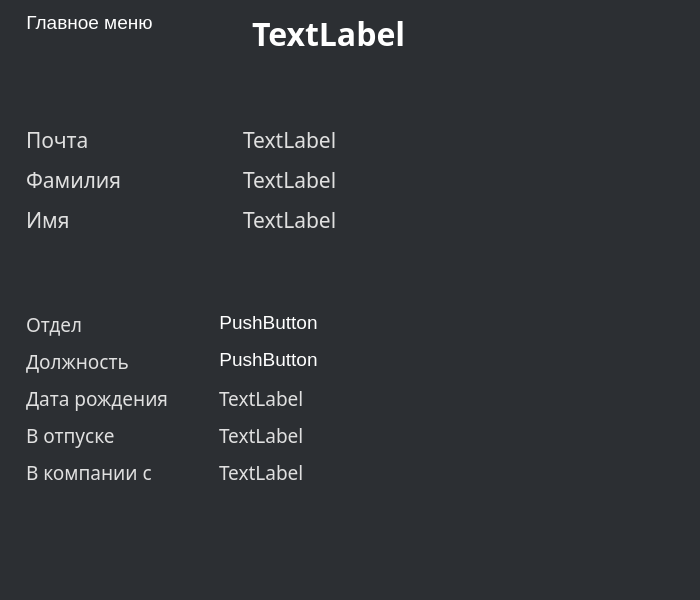
<?xml version="1.0" encoding="UTF-8"?>
<ui version="4.0">
 <class>Dialog</class>
 <widget class="QDialog" name="Dialog">
  <property name="geometry">
   <rect>
    <x>0</x>
    <y>0</y>
    <width>700</width>
    <height>600</height>
   </rect>
  </property>
  <property name="sizePolicy">
   <sizepolicy hsizetype="Expanding" vsizetype="Expanding">
    <horstretch>0</horstretch>
    <verstretch>0</verstretch>
   </sizepolicy>
  </property>
  <property name="minimumSize">
   <size>
    <width>500</width>
    <height>400</height>
   </size>
  </property>
  <property name="maximumSize">
   <size>
    <width>700</width>
    <height>600</height>
   </size>
  </property>
  <property name="windowTitle">
   <string>Dialog</string>
  </property>
  <property name="styleSheet">
   <string notr="true">QWidget {
    background-color: #2C2F33;
    color: #FFFFFF;
	font-family: &quot;Segoe UI&quot;, Arial, sans-serif;
}
QLabel#label_3 {
    color: red;
    font-size: 10pt; /* Дополнительно: задаёт размер шрифта */
    font-weight: bold; /* Дополнительно: делает текст жирным */
}

QLabel#profile_id {
    color: #ffffff;
    font-size: 24pt;
    font-weight: bold;
    margin-bottom: 10px;
}
QLabel {
    font-family: &quot;Vardana&quot;;
    color: #e0e0e0;
    font-weight: normal;
}


QPushButton#pwd{
    background-color: #7289DA;
    color: #FFFFFF
    border-radius: 5px
    padding: 10px 20px;       
    font-size: 16px;         
    font-weight: bold;       
}

QPushButton#pwd:hover {
    background-color: #5B6EAE; 
}

QPushButton#pwd:pressed {
    background-color: #4E5E92; 
}
</string>
  </property>
  <layout class="QVBoxLayout" name="verticalLayout_3" stretch="10,0,15">
   <item>
    <layout class="QFormLayout" name="formLayout">
     <property name="horizontalSpacing">
      <number>90</number>
     </property>
     <property name="verticalSpacing">
      <number>10</number>
     </property>
     <property name="leftMargin">
      <number>15</number>
     </property>
     <property name="bottomMargin">
      <number>0</number>
     </property>
     <item row="1" column="0">
      <layout class="QVBoxLayout" name="verticalLayout">
       <item alignment="Qt::AlignHCenter">
        <widget class="QPushButton" name="pushButton">
         <property name="font">
          <font>
           <family>Segoe UI</family>
           <pointsize>14</pointsize>
          </font>
         </property>
         <property name="styleSheet">
          <string notr="true">QPushButton {
    border: none;
    color: white;
}
QPushButton:hover {
    color: darkblue;
}
</string>
         </property>
         <property name="text">
          <string>Главное меню</string>
         </property>
        </widget>
       </item>
      </layout>
     </item>
     <item row="1" column="1">
      <widget class="QLabel" name="profile_id">
       <property name="font">
        <font>
         <family>Vardana</family>
         <pointsize>24</pointsize>
         <bold>true</bold>
        </font>
       </property>
       <property name="text">
        <string>TextLabel</string>
       </property>
      </widget>
     </item>
     <item row="3" column="0">
      <spacer name="verticalSpacer">
       <property name="orientation">
        <enum>Qt::Orientation::Vertical</enum>
       </property>
       <property name="sizeHint" stdset="0">
        <size>
         <width>20</width>
         <height>40</height>
        </size>
       </property>
      </spacer>
     </item>
     <item row="4" column="0">
      <widget class="QLabel" name="email">
       <property name="font">
        <font>
         <family>Vardana</family>
         <pointsize>16</pointsize>
         <bold>false</bold>
        </font>
       </property>
       <property name="text">
        <string>Почта</string>
       </property>
      </widget>
     </item>
     <item row="4" column="1">
      <widget class="QLabel" name="email_value">
       <property name="font">
        <font>
         <family>Vardana</family>
         <pointsize>16</pointsize>
         <bold>false</bold>
        </font>
       </property>
       <property name="text">
        <string>TextLabel</string>
       </property>
      </widget>
     </item>
     <item row="5" column="0">
      <widget class="QLabel" name="surname">
       <property name="font">
        <font>
         <family>Vardana</family>
         <pointsize>16</pointsize>
         <bold>false</bold>
        </font>
       </property>
       <property name="text">
        <string>Фамилия</string>
       </property>
      </widget>
     </item>
     <item row="5" column="1">
      <widget class="QLabel" name="surname_value">
       <property name="font">
        <font>
         <family>Vardana</family>
         <pointsize>16</pointsize>
         <bold>false</bold>
        </font>
       </property>
       <property name="text">
        <string>TextLabel</string>
       </property>
      </widget>
     </item>
     <item row="6" column="0">
      <widget class="QLabel" name="name">
       <property name="font">
        <font>
         <family>Vardana</family>
         <pointsize>16</pointsize>
         <bold>false</bold>
        </font>
       </property>
       <property name="text">
        <string>Имя</string>
       </property>
      </widget>
     </item>
     <item row="6" column="1">
      <widget class="QLabel" name="name_value">
       <property name="font">
        <font>
         <family>Vardana</family>
         <pointsize>16</pointsize>
         <bold>false</bold>
        </font>
       </property>
       <property name="text">
        <string>TextLabel</string>
       </property>
      </widget>
     </item>
     <item row="3" column="1">
      <widget class="QLabel" name="label">
       <property name="text">
        <string/>
       </property>
      </widget>
     </item>
     <item row="2" column="1">
      <widget class="QLabel" name="label_3">
       <property name="enabled">
        <bool>true</bool>
       </property>
       <property name="text">
        <string/>
       </property>
      </widget>
     </item>
    </layout>
   </item>
   <item>
    <spacer name="verticalSpacer_2">
     <property name="orientation">
      <enum>Qt::Orientation::Vertical</enum>
     </property>
     <property name="sizeHint" stdset="0">
      <size>
       <width>20</width>
       <height>40</height>
      </size>
     </property>
    </spacer>
   </item>
   <item>
    <layout class="QFormLayout" name="formLayout_2">
     <property name="horizontalSpacing">
      <number>50</number>
     </property>
     <property name="verticalSpacing">
      <number>10</number>
     </property>
     <property name="leftMargin">
      <number>15</number>
     </property>
     <property name="topMargin">
      <number>30</number>
     </property>
     <property name="bottomMargin">
      <number>0</number>
     </property>
     <item row="0" column="0">
      <widget class="QLabel" name="pos">
       <property name="font">
        <font>
         <family>Vardana</family>
         <pointsize>14</pointsize>
         <bold>false</bold>
        </font>
       </property>
       <property name="text">
        <string>Отдел</string>
       </property>
      </widget>
     </item>
     <item row="0" column="1">
      <widget class="QPushButton" name="button_section">
       <property name="sizePolicy">
        <sizepolicy hsizetype="Fixed" vsizetype="Fixed">
         <horstretch>0</horstretch>
         <verstretch>0</verstretch>
        </sizepolicy>
       </property>
       <property name="font">
        <font>
         <family>Segoe UI</family>
         <pointsize>14</pointsize>
        </font>
       </property>
       <property name="styleSheet">
        <string notr="true">QPushButton {
    border: none;
    color: white;
}
QPushButton:hover {
    color: darkblue;
}
</string>
       </property>
       <property name="text">
        <string>PushButton</string>
       </property>
      </widget>
     </item>
     <item row="1" column="0">
      <widget class="QLabel" name="label_5">
       <property name="font">
        <font>
         <family>Vardana</family>
         <pointsize>14</pointsize>
         <bold>false</bold>
        </font>
       </property>
       <property name="text">
        <string>Должность</string>
       </property>
      </widget>
     </item>
     <item row="1" column="1">
      <widget class="QPushButton" name="button_position">
       <property name="sizePolicy">
        <sizepolicy hsizetype="Fixed" vsizetype="Fixed">
         <horstretch>0</horstretch>
         <verstretch>0</verstretch>
        </sizepolicy>
       </property>
       <property name="font">
        <font>
         <family>Segoe UI</family>
         <pointsize>14</pointsize>
        </font>
       </property>
       <property name="toolTipDuration">
        <number>0</number>
       </property>
       <property name="styleSheet">
        <string notr="true">QPushButton {
    border: none;
    color: white;
}
QPushButton:hover {
    color: darkblue;
}
</string>
       </property>
       <property name="text">
        <string>PushButton</string>
       </property>
      </widget>
     </item>
     <item row="2" column="0">
      <widget class="QLabel" name="label_6">
       <property name="font">
        <font>
         <family>Vardana</family>
         <pointsize>14</pointsize>
         <bold>false</bold>
        </font>
       </property>
       <property name="text">
        <string>Дата рождения</string>
       </property>
      </widget>
     </item>
     <item row="2" column="1">
      <widget class="QLabel" name="bitrhday_value">
       <property name="font">
        <font>
         <family>Vardana</family>
         <pointsize>14</pointsize>
         <bold>false</bold>
        </font>
       </property>
       <property name="text">
        <string>TextLabel</string>
       </property>
      </widget>
     </item>
     <item row="3" column="0">
      <widget class="QLabel" name="label_7">
       <property name="font">
        <font>
         <family>Vardana</family>
         <pointsize>14</pointsize>
         <bold>false</bold>
        </font>
       </property>
       <property name="text">
        <string>В отпуске</string>
       </property>
      </widget>
     </item>
     <item row="3" column="1">
      <widget class="QLabel" name="label_2">
       <property name="font">
        <font>
         <family>Vardana</family>
         <pointsize>14</pointsize>
         <bold>false</bold>
        </font>
       </property>
       <property name="text">
        <string>TextLabel</string>
       </property>
      </widget>
     </item>
     <item row="4" column="0">
      <widget class="QLabel" name="label_9">
       <property name="font">
        <font>
         <family>Vardana</family>
         <pointsize>14</pointsize>
         <bold>false</bold>
        </font>
       </property>
       <property name="text">
        <string>В компании с</string>
       </property>
      </widget>
     </item>
     <item row="4" column="1">
      <widget class="QLabel" name="joined_at_value">
       <property name="font">
        <font>
         <family>Vardana</family>
         <pointsize>14</pointsize>
         <bold>false</bold>
        </font>
       </property>
       <property name="text">
        <string>TextLabel</string>
       </property>
      </widget>
     </item>
    </layout>
   </item>
  </layout>
 </widget>
 <resources/>
 <connections/>
</ui>
